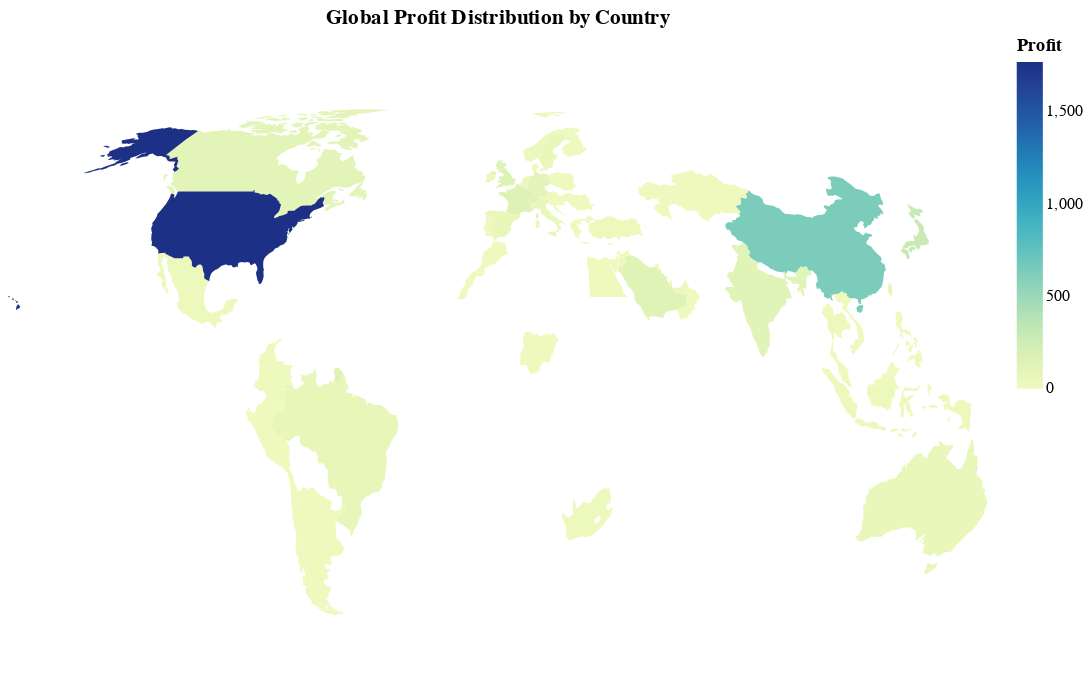
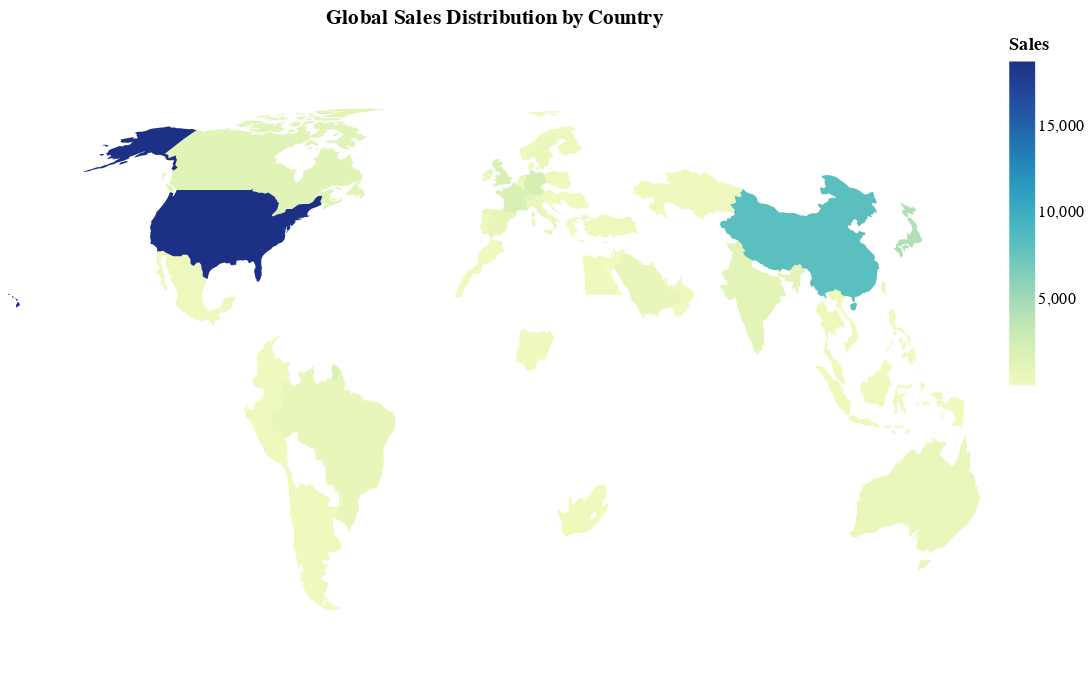

Notebook code for these charts, in order:
### Markdown cell above
#### **Map for Market Value, color based on Market Value**
* Here I genereated 3 real world maps and put the previous aggregated financial data for each countries on it. 
* Comparing to the previous pie charts and bar charts, this form of visualization is more expressive on the relation between the economic powers and their geographic Information. This is more intuitive and effective in telling users where powerful economies are located around the world.
* At the same time, regional economic comparisons outside the country can also be made.

### Code cell
import geopandas as gpd
import altair as alt

# Load the GeoJSON file from a local path (after downloading it)
world = gpd.read_file('../data/countries.geojson')

# Make sure to only keep relevant columns (i.e., Country and geometry)
world = world[['name', 'geometry']]

# Check your `agg_df` and ensure that 'Country' column matches the 'name' column in the world map
merged_df = world.merge(agg_df, left_on='name', right_on='Country', how='left')

# Check if the merge worked properly
merged_df.head()

# Map for Profit, color based on Profit
profit_map = alt.Chart(merged_df).mark_geoshape().encode(
    color='Profit:Q',  # Use Profit for color encoding
    tooltip=['name:N', 'Profit:Q']  # Show country name and profit value in tooltip
).properties(
    title='Global Profit Distribution by Country',
    width=600,
    height=400
)

# Map for Sales, color based on Sales
sales_map = alt.Chart(merged_df).mark_geoshape().encode(
    color='Sales:Q',  # Use Sales for color encoding
    tooltip=['name:N', 'Sales:Q']  # Show country name and sales value in tooltip
).properties(
    title='Global Sales Distribution by Country',
    width=600,
    height=400
)

# Map for Market Value, color based on Market Value
market_value_map = alt.Chart(merged_df).mark_geoshape().encode(
    color='Market Value:Q',  # Use Market Value for color encoding
    tooltip=['name:N', 'Market Value:Q']  # Show country name and market value in tooltip
).properties(
    title='Global Market Value Distribution by Country',
    width=600,
    height=400
)

# Show the maps
profit_map.show()
sales_map.show()
market_value_map.show()

### Figure 1 — Vega-Lite specification as saved in the notebook (floating-point values rounded to 4 significant figures; data arrays with more than 128 entries replaced by an {"elided": "..."} marker saying what was removed)
{"config": {"view": {"continuousWidth": 300, "continuousHeight": 300}}, "data": {"name": "data-adf812b572273c7db3f07bc6da573053"}, "mark": {"type": "geoshape"}, "encoding": {"color": {"field": "Profit", "type": "quantitative"}, "tooltip": [{"field": "name", "type": "nominal"}, {"field": "Profit", "type": "quantitative"}]}, "height": 400, "title": "Global Profit Distribution by Country", "width": 600, "$schema": "https://vega.github.io/schema/vega-lite/v5.20.1.json", "datasets": {"data-adf812b572273c7db3f07bc6da573053": {"elided": "177 records"}}}

### Figure 2 — Vega-Lite specification as saved in the notebook (floating-point values rounded to 4 significant figures; data arrays with more than 128 entries replaced by an {"elided": "..."} marker saying what was removed)
{"config": {"view": {"continuousWidth": 300, "continuousHeight": 300}}, "data": {"name": "data-adf812b572273c7db3f07bc6da573053"}, "mark": {"type": "geoshape"}, "encoding": {"color": {"field": "Sales", "type": "quantitative"}, "tooltip": [{"field": "name", "type": "nominal"}, {"field": "Sales", "type": "quantitative"}]}, "height": 400, "title": "Global Sales Distribution by Country", "width": 600, "$schema": "https://vega.github.io/schema/vega-lite/v5.20.1.json", "datasets": {"data-adf812b572273c7db3f07bc6da573053": {"elided": "177 records"}}}
